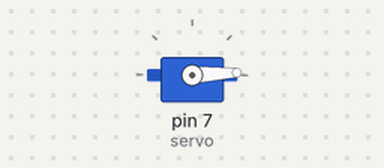
A sketch run on a simulated Arduino Uno, built with avr-gcc and run on an emulated ATmega328P. Parts: servo.

Above: at 0.05 s.
At 1.05 s:
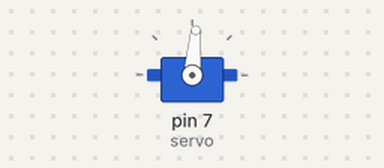
At 2.1 s:
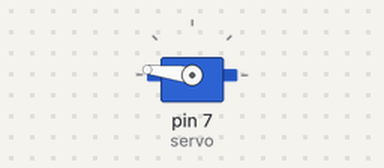
At 4.15 s:
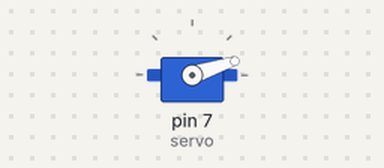
Timing chart, 0 to 5.7 s (numbered marks = the images above):
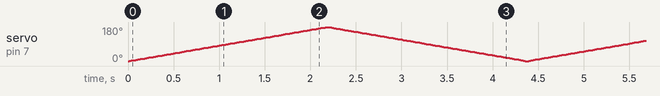

The sketch:

arduino_controll_microservo.ino
```cpp
#include<Servo.h>
int servo=7;
int goc;
Servo s;
void setup()
{
Serial.begin(9600);
s.attach(servo);
}
void loop()
{
  for (goc=0;goc<=180;goc++)
  {
    s.write(goc);
    delay(12);
  }
  for (int goc=180;goc>=0;goc--)
  {
    s.write(goc);
    delay(12);
  }

}
```
